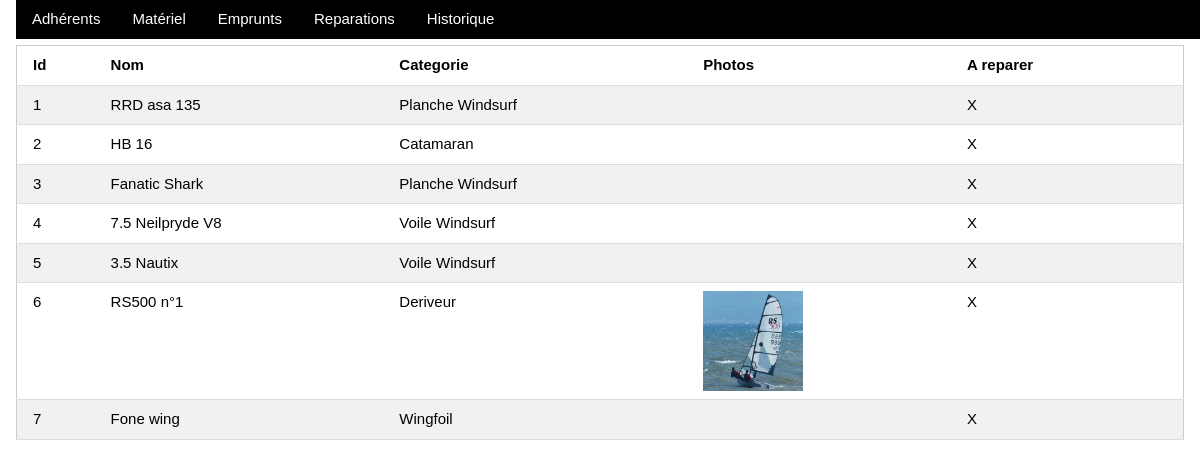
The page /materiel/ on the database as committed earlier.
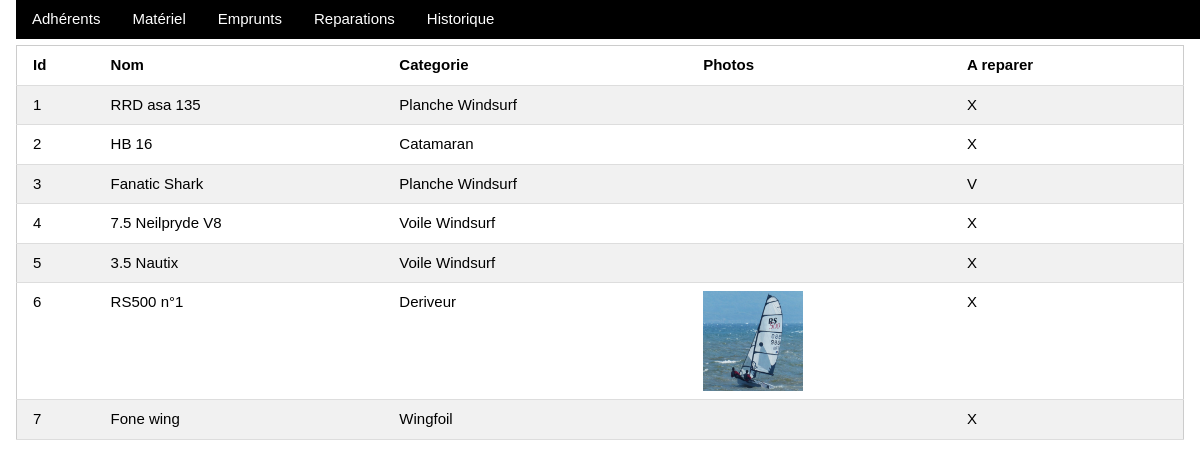
The same page on the database as committed later.
### gestion/models.py (models this page shows, shortened)
class Gear(models.Model):
    name = models.CharField(max_length=64)
    category = models.ForeignKey(GearCat, on_delete=models.DO_NOTHING, null=False)
    toRepair = models.BooleanField(default=False)
    photo = models.ImageField(upload_to='photos/', null=True, blank=True)
    class Meta:
        verbose_name = 'Materiel'

class GearCat(models.Model):
    name = models.CharField(max_length=64)
    class Meta:
        verbose_name = "Categorie Materiel"

### gestion/views.py (the view)
# urls.py: path('materiel/', views.gear, name='gear'),
def gear(request):  # TODO: add sorting by name/cat...
    context = {"materiel": Gear.objects.all()}
    return render(request, "gestion/materiel.html", context)

### gestion/templates/gestion/materiel.html
{% include "gestion/head.html" %}
        <table class="w3-table-all w3-hoverable">
            <tr>
                <th>Id</th>
                <th>Nom</th>
                <th>Categorie</th>
                <th>Photos</th>
                <th>A reparer</th>
            </tr>
            {% for m in materiel %}
                <tr>
                    <td>{{ m.id }}</td>
                    <td>{{ m.name }}</td>
                    <td>{{ m.category.name }}</td>
                    <td>
                        {% if m.photo %}
                            <img src="{{ m.photo.url }}" alt="" width="100" height="100">
                        {% endif %}
                    </td>
                    {% if m.toRepair %}
                    	<td>V</td>
                    {% else %}
                    	<td>X</td>
                    {% endif %}
                    <td></td>
                </tr>
            {% endfor %}
        </table>
    </div>
</body>

Rows that differ between the two databases and show on the page:
changed Gear "Fanatic Shark": toRepair "X" → "V"
